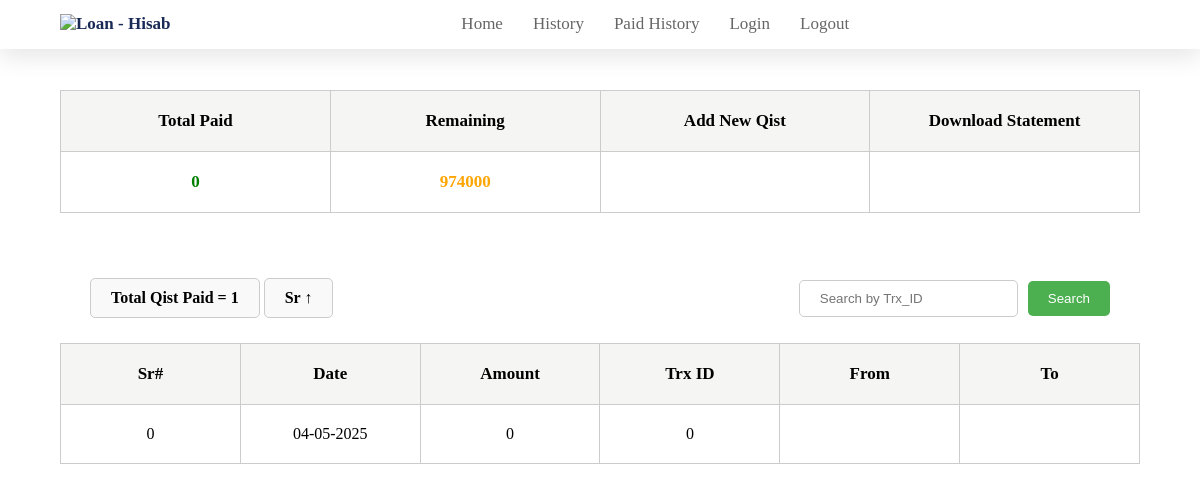
Page /paid/?sort=sr on the committed database.
### website/models.py (models this page shows)
class Qist(models.Model):
    sr=models.IntegerField(default=0)
    date = models.DateField(default=datetime.date.today)
    amount=models.IntegerField( default=0)
    t_id=models.IntegerField(default=0)
    sender=models.CharField(max_length=100,default=0)
    receiver=models.CharField(max_length=100,default=0)

### loan/views.py (the view)
# urls.py: path('paid/',paid),
def paid(request):
    if request.method == "POST":
        sr = request.POST.get('sr')
        date = request.POST.get('date')
        amount = request.POST.get('amount')
        t_id = request.POST.get('t_id')
        sender = request.POST.get('sender')
        receiver = request.POST.get('receiver')
        e = Qist()
        e.sr=sr
        e.date=date
        e.amount=amount
        e.t_id=t_id
        e.sender=sender
        e.receiver=receiver
        e.save()
        return redirect('/paid/')
    else:
        print("Error submitting form data")
    search_query = request.GET.get('search', '').strip()
    if search_query:
        qists = Qist.objects.filter(t_id__icontains=search_query)
    else:
        qists = Qist.objects.all()
    sort_by = request.GET.get('sort', '')
    if sort_by.lstrip('-') in ['sr']:
        qists = qists.order_by(sort_by)
    qists_count=Qist.objects.count()
    total_paid_amount = Qist.objects.aggregate(Sum('amount'))['amount__sum'] or 0
    total_remaining = total_loan - total_paid_amount
    date = datetime.datetime.now()
    print(date)
    data = {
        'qists':qists,
        'total_loan':total_loan,
        'total_paid':total_paid_amount,
        'total_remaining':total_remaining,
        'qists_count':qists_count,
        'search_query': search_query,
        'today':date,
        'sort_by': sort_by,
    }
    return render(request, "paid.html",data)

### templates/paid.html (shortened to what this page needs)
<!DOCTYPE html>
<html>
  <head>
    <link
      rel="stylesheet"
      href="https://cdnjs.cloudflare.com/ajax/libs/font-awesome/6.1.1/css/all.min.css"
    />
  </head>
  <body>
    <header>
      <a href="/index" class="logo">
        <img
          id="logo-img"
          src="https://i.imgur.com/tDLvRWa.png"
          alt="Loan - Hisab"
          height="30px"
        />
      </a>
      <nav class="navbar">
        <a href="/index">Home</a>
        <a href="/history">History</a>
        <a href="/paid">Paid History</a>
        <a href="login.php">Login</a>
        <a href="logout.php">Logout</a>
      </nav>
    </header>
    <table class="info-table">
      <tr>
        <th>Total Paid</th>
        <th>Remaining</th>
        <th>Add New Qist</th>
        <th>Download Statement</th>
      </tr>
      <tr>
        <td class="amount" style="color: green; font-weight: bold">
          {{total_paid}}
        </td>
        <td class="amount" style="color: orange; font-weight: bold">
          {{total_remaining}}
        </td>
        <td title="click me" id="openModalBtn">
        </td>
        <td>
        </td>
      </tr>
    </table>
    <div class="container">
      <div class="qist-container">
        <div>
          <span> Total Qist Paid = {{qists_count}} </span>
          <span>
            {% if sort_by == "sr" %}
            <a href="?sort=-sr" style="text-decoration: none; color: black"
              >Sr ↑</a
            >
            {% elif sort_by == "-sr" %}
            <a href="?sort=" style="text-decoration: none; color: black"
              >Sr ↓</a
            >
            {% else %}
            <a href="?sort=sr" style="text-decoration: none; color: black"
              >Sr</a
            >
            {% endif %}
          </span>
        </div>
        <form
          class="search-form"
          style="display: flex; gap: 10px; flex-wrap: wrap; align-items: center"
          method="get"
        >
          <input
            class="search-input"
            type="search"
            name="search"
            placeholder="Search by Trx_ID"
            value="{{ search_query }}"
            style="border: 1px solid #ccc; border-radius: 5px"
          />
          <input
            class="search-input"
            type="submit"
            value="Search"
            style="
              background-color: #4caf50;
              color: white;
              border: none;
              border-radius: 5px;
              cursor: pointer;
            "
          />
        </form>
      </div>
      <table>
        <tr>
          <th>Sr#</th>
          <th>Date</th>
          <th>Amount</th>
          <th>Trx ID</th>
          <th>From</th>
          <th>To</th>
        </tr>
        {% for item in qists %}
        <tr>
          <td>{{ item.sr }}</td>
          <td>{{ item.date|date:"d-m-Y" }}</td>
          <td>{{ item.amount }}</td>
          <td>{{ item.t_id }}</td>
          <td>{{ item.sender }}</td>
          <td>{{ item.receiver }}</td>
        </tr>
        {% empty %}
        <tr>
          <td colspan="7">No records found</td>
        </tr>
        {% endfor %}
      </table>
    </div>
  </body>
</html>

### templates/paid.html (style rules this page uses)
:root { --header-background: #fff; --black: #192a56; --light-color: #666; --green: #27ae60; --dishes-color: #eee; --dropdown-content-background: #f1f1f1; --box-shadow: 0 0.5rem 1.5rem rgba(0, 0, 0, 0.1); }
* { margin: 0; padding: 0; }
header { position: fixed; top: 0; left: 0; right: 0; background: var(--header-background); display: flex; justify-content: space-between; align-items: center; padding: 1.2% 5%; box-shadow: var(--box-shadow); z-index: 1; }
header .logo { color: var(--black); font-size: 17px; font-weight: bolder; text-decoration: none; }
header .navbar a { border: px solid; font-size: 17px; border-radius: 5px; padding: 8px 13px; color: var(--light-color); text-decoration: none; }
table { width: 90%; margin: 0 auto; border-collapse: collapse; }
.info-table { margin-top: 90px; }
.info-table tr, th, td { padding: 20px; border: 1px solid #ccc; width: 16%; }
tr th { text-align: center; font-size: 17px; background-color: #f5f5f4; }
tr td { text-align: center; font-size: 16px; }
.container { display: flex; flex-direction: column; gap: 5px; width: 100%; margin-top: 45px; }
.qist-container { margin: 0 80px; padding: 20px 10px; display: flex; flex-direction: row; justify-content: space-between; }
.qist-container span { display: inline-block; border: 1px solid #ccc; padding: 10px 20px; border-radius: 5px; background-color: #f9f9f9; font-weight: bold; }
.amount { font-size: 17px; }
.search-input { padding: 10px 20px; }

### rows in the picture
Qist: sr "0", date "04-05-2025", amount "0", t_id "0"

### other values in the picture
{{ total_paid }} "0"
{{ total_remaining }} "974000"
{{ qists_count }} "1"
